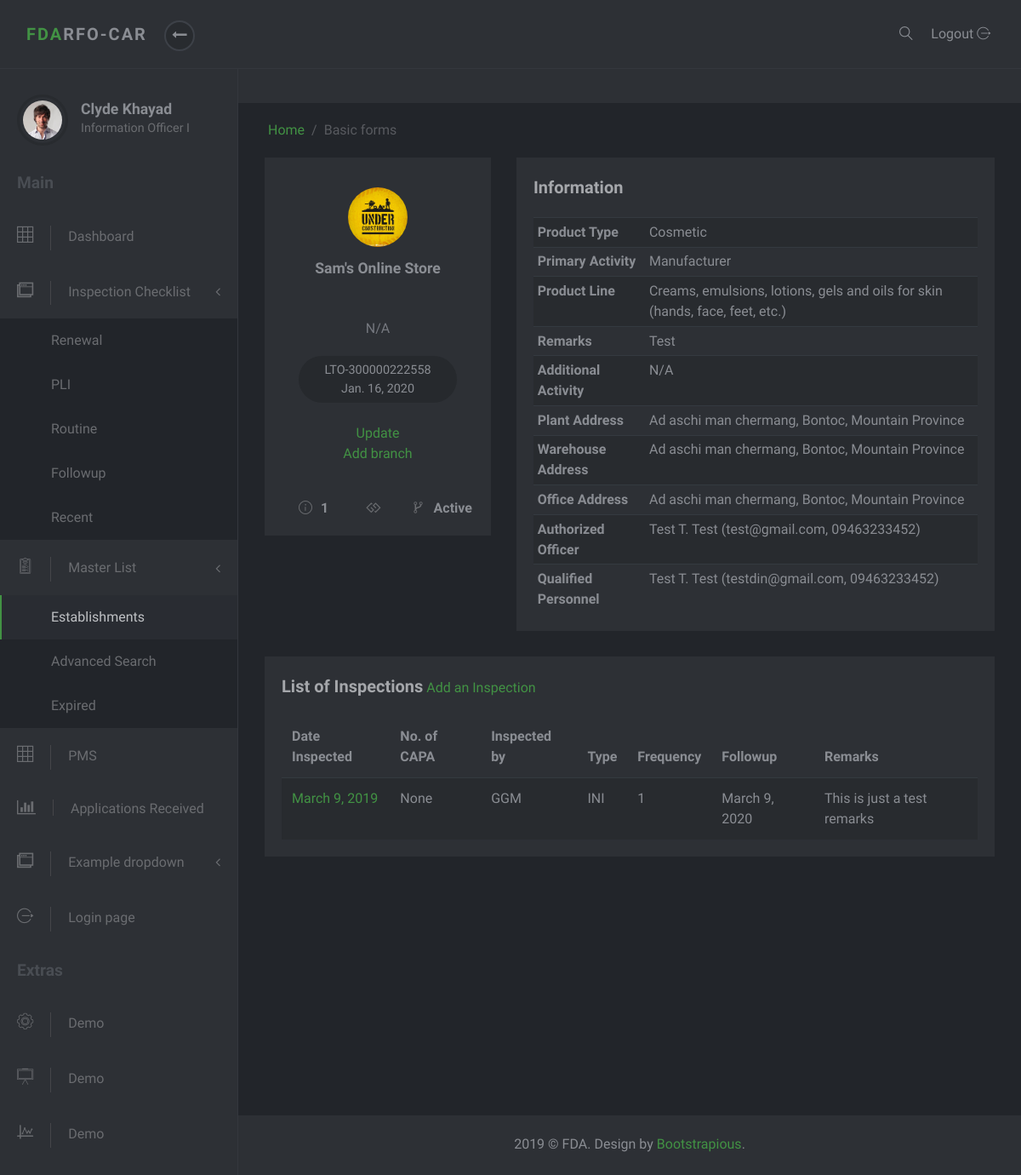
The page /masterlist/3/ on the database as committed earlier.
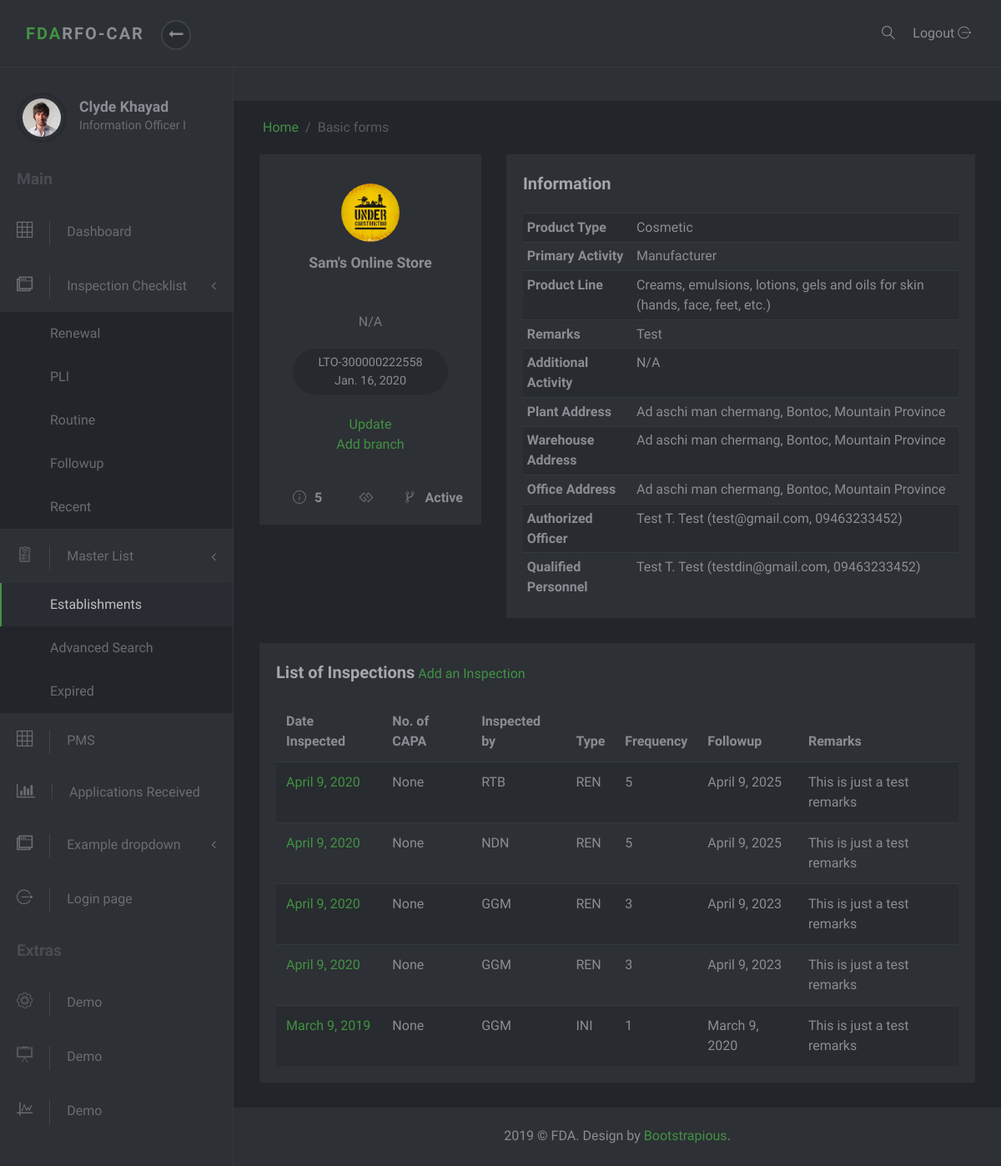
The same page on the database as committed later.
### masterlist/models.py (models this page shows, shortened)
class Establishment(models.Model):
    date_modified = models.DateTimeField('date modified', default=timezone.now)
    application = models.CharField(max_length=1, choices=constants.APPLICATIONS)
    name = models.CharField(max_length=60)
    product_type = models.ForeignKey(ProductType, on_delete=models.SET_NULL, null=True)
    center = models.CharField(max_length=6, choices=constants.CENTERS)
    primary_activity = models.ForeignKey(PrimaryActivity, on_delete=models.CASCADE, null=True)
    specific_activity = models.ManyToManyField(SpecificActivity, verbose_name='Specific Activity/s')
    additional_activity = models.ForeignKey(AdditionalActivity, on_delete=models.SET_NULL, null=True)
    product_line = models.ForeignKey(ProductLine, on_delete=models.SET_NULL, null=True, blank=True)
    plant_address = models.OneToOneField(PlantAddress, on_delete=models.SET_NULL, null=True)
    office_address = models.OneToOneField(OfficeAddress, on_delete=models.SET_NULL, null=True)
    authorized_officer = models.OneToOneField(AuthorizedOfficer, on_delete=models.SET_NULL, null=True)
    remarks = models.CharField(max_length=100, null=True, blank=True, verbose_name='Product Remarks')
    status = models.CharField(max_length=8, choices=constants.EST_STATUS, null=True, default="Active")
    folder_id = models.CharField(max_length=10, null=True, verbose_name="Folder Number")
    renchecklist = mymanagers.RenewalChecklistManager()
    plichecklist = mymanagers.PLIChecklistManager()
    expiredlist = mymanagers.ExpiredListManager()
    routinelist = mymanagers.RoutineListManager()
    objects = models.Manager()
    class Meta:
        ordering = ['-date_modified']

class SpecificActivity(models.Model):
    name = models.CharField(max_length=150)

class Lto(models.Model):
    establishment = models.ForeignKey(Establishment, on_delete=models.CASCADE, null=True, related_name='ltos')
    issuance = models.DateTimeField(null=True, blank=True, verbose_name='Date Issued')
    lto_number = models.CharField(max_length=20)
    expiry = models.DateTimeField('expiry date')
    class Meta:
        ordering = ['-expiry']

class ProductType(models.Model):
    name = models.CharField(max_length=50)
    def __str__(self):
        return self.name

class PrimaryActivity(models.Model):
    name = models.CharField(max_length=150)
    def __str__(self):
        return self.name

class ProductLine(models.Model):
    name = models.CharField(max_length=150)
    product_type = models.ForeignKey(ProductType, on_delete=models.SET_NULL, null=True)
    def __str__(self):
        return self.name

class AdditionalActivity(models.Model):
    name = models.CharField(max_length=150)
    def __str__(self):
        return self.name

class Address(models.Model):
    address = models.CharField(max_length=250)
    region = models.ForeignKey(Region, on_delete=models.SET_NULL, null=True)
    province = models.ForeignKey(Province, on_delete=models.SET_NULL, null=True)
    municipality_or_city = models.ForeignKey(CityOrMunicipality, on_delete=models.SET_NULL, null=True)
    def full_address(self):
        return self.address + ', ' + self.municipality_or_city.name + ', ' + self.province.name

class CityOrMunicipality(models.Model):
    name = models.CharField(max_length=30)
    description = models.CharField(max_length=50, null=True, blank=True)
    province = models.ForeignKey(Province, on_delete=models.CASCADE)

class Province(models.Model):
    name = models.CharField(max_length=30)
    region = models.ForeignKey(Region, on_delete=models.SET_NULL, null=True)

class WarehouseAddress(Address):
    establishment = models.ForeignKey(Establishment, on_delete=models.SET_NULL, null=True, related_name='warehouses')
    pass

class Person(models.Model):
    first_name = models.CharField(max_length=30, null=True, blank=True)
    last_name = models.CharField(max_length=30, null=True, blank=True)
    middle_initial = models.CharField(max_length=1, null=True, blank=True)
    email = models.EmailField(max_length=250, null=True)
    mobile = models.CharField(max_length=11, null=True, blank=True)
    def full_name(self):
        return self.first_name + " " + self.middle_initial + ". " + self.last_name

class QualifiedPerson(Person):
    establishment = models.ForeignKey(Establishment, on_delete=models.SET_NULL, null=True)
    designation = models.ForeignKey(QualifiedPersonDesignation, on_delete=models.SET_NULL, null=True, blank=True)
    def __str__(self):
        return self.full_name()

class Inspection(models.Model):
    establishment = models.ForeignKey(Establishment, on_delete=models.SET_NULL, null=True)
    tracking_number = models.CharField(max_length=14, null=True, verbose_name="DTN or Case #")
    capa = models.OneToOneField(Capa, on_delete=models.SET_NULL, null=True, blank=True)
    type_of_inspection = models.CharField(max_length=20, choices=constants.INSPECTION_TYPES)
    date_inspected = models.DateTimeField('Date Inspected')
    frequency_of_inspection = models.IntegerField(default=0, verbose_name="Frequency of Inspection", null=True, blank=True)
    risk_rating = models.CharField(max_length=7, choices=constants.RISK_RATINGS, null=True, blank=True)
    date_of_followup_inspection = models.DateTimeField('Date of Followup Inspection', null=True, blank=True)
    inspector = models.CharField(max_length=3, choices=constants.INSPECTORS)
    remarks = models.CharField(max_length=200, null=True)
    inspection_report = models.FileField(null=True, blank=False, upload_to=report_directory_path, verbose_name='Inspection Report')
    class Meta:
        ordering = ['-date_inspected']

### masterlist/views.py (the view)
# urls.py: path('<int:id>/', EstablishmentDetailView.as_view(), name='est-detail'),
class EstablishmentDetailView(DetailView):
    template_name = 'masterlist/establishment-detail.html'
    context_object_name = 'establishment'
    def get_object(self):
        est_id =self.kwargs.get("id")
        return get_object_or_404(Establishment, id=est_id)
    def get_context_data(self, **kwargs):
        context = super().get_context_data(**kwargs)
        curr_est = Establishment.objects.get(pk=self.kwargs.get('id'))
        inspections = curr_est.inspection_set.all()
        context['masterlist_active'] = "active"
        context['inspections'] = inspections
        return context

### masterlist/templates/masterlist/establishment-detail.html (shortened to what this page needs)
{% extends 'masterlist/partial/base.html' %}
{% block content %}
<div class="row">
    <div class="col-lg-4">
        <div class="user-block block text-center">
            <div class="avatar">
                <img src="/static/masterlist/img/under_construction_logo.jpg" alt="..." class="img-fluid">
            </div>
            <a href="#" class="user-title">
                <h3 class="h5">{{establishment.name}}</h3>
                 <br />
                <br />
                {% for spec_act in establishment.specific_activity.all %}
                <span>{{spec_act.name}}</span><br>
                {% endfor %}
            </a>
            <div class="contributions">{{establishment.ltos.first.lto_number}} <br> {{establishment.ltos.first.expiry.date}}</div> <br><br/>
            <a href="{% url 'admin:masterlist_establishment_change' establishment.id %}" target="_blank">Update</a><br/>
            <a href="#">Add branch</a>
            <div class="details d-flex">
              <div class="item" data-toggle="tooltip" title="Number of Inspections"><i class="icon-info"></i><strong>{{establishment.inspection_set.all.count}}</strong></div>
              <div class="item" data-toggle="tooltip" title="Month/s before expiration"><i class="fa fa-gg"></i><strong>{{establishment.lto.get_duration}}</strong></div>
              <div class="item" data-toggle="tooltip" title="Status"><i class="icon-flow-branch"></i><strong>{{establishment.status}}</strong></div>
            </div>
        </div>
    </div>
    <div class="col-lg-8">
        <div class="user-block block text-center">
            <div class="title text-left">
                <strong>Information</strong>
            </div>
            <div class="table-responsive">
                <table class="table table-striped table-sm">
                    <tbody>
                    <tr>
                        <th scope="row" class="text-left">Product Type</th>
                        <td class="text-left">{{establishment.product_type}}</td>
                    </tr>
                    <tr>
                        <th scope="row" class="text-left">Primary Activity</th>
                        <td class="text-left">{{establishment.primary_activity}}</td>
                    </tr>
                    <tr>
                        <th scope="row" class="text-left">Product Line</th>
                        <td class="text-left">{{establishment.product_line}}</td>
                    </tr>
                    <tr>
                        <th scope="row" class="text-left">Remarks</th>
                        <td class="text-left">{{establishment.remarks}}</td>
                    </tr>
                    <tr>
                        <th scope="row" class="text-left">Additional Activity</th>
                        <td class="text-left">{{establishment.additional_activity}}</td>
                    </tr>
                    <tr>
                        <th scope="row" class="text-left">Plant Address</th>
                        <td class="text-left">{{establishment.plant_address.full_address}}</td>
                    </tr>
                    <tr>
                        <th scope="row" class="text-left">Warehouse Address</th>
                        <td class="text-left">
                          {% for warehouse in establishment.warehouses.all %}
                          {{warehouse.full_address}} <br/>
                          {% endfor %}
                        </td>
                    </tr>
                    <tr>
                        <th scope="row" class="text-left">Office Address</th>
                        <td class="text-left">{{establishment.office_address.full_address}}</td>
                    </tr>
                    <tr>
                        <th scope="row" class="text-left">Authorized Officer</th>
                        <td class="text-left">{{establishment.authorized_officer.full_name}} ({{establishment.authorized_officer.email}}, {{establishment.authorized_officer.mobile}})</td>
                    </tr>
                    <tr>
                        <th scope="row" class="text-left">Qualified Personnel</th>
                        {% if establishment.qualifiedperson_set.all %}
                          {% for qualified_person in establishment.qualifiedperson_set.all %}
                          <td class="text-left">{{qualified_person}} ({{qualified_person.email}}, {{qualified_person.mobile}})</td>
                          {% endfor %}
                        {% else %}
                          <td class="text-left">None</td>
                        {% endif %}
                    </tr>
                    </tbody>
                </table>
            </div>
        </div>
    </div>
</div>
<div class="row">
    <div class="col-lg-12">
        <div class="block">
            <div class="title">
                <strong>List of Inspections</strong>  <a href="{% url 'admin:masterlist_inspection_add' %}" target="_blank">Add an Inspection</a>
            </div>
            <div class="block-body">
                <div class="table-responsive">
                    <table class="table table-striped table-hover">
                        <thead>
                        <tr>
                            <th>Date Inspected</th>
                            <th>No. of CAPA</th>
                            <th>Inspected by</th>
                            <th>Type</th>
                            <th>Frequency</th>
                            <th>Followup</th>
                            <th>Remarks</th>
                        </tr>
                        </thead>
                        <tbody>
                        {% if inspections %}
                        {% for inspection in inspections %}
                        <tr>
                            <td><a href="{% url 'admin:masterlist_inspection_change' inspection.id %}" target="_blank">{{inspection.date_inspected.date}}</a></td>
                            {% if inspection.capa %}
                            <td><a href="{% url 'admin:masterlist_capa_change' inspection.capa.id %}" target="_blank">{{inspection.capa.capadeficiency_set.all.count}}</a></td>
                            {% else %}
                            <td>None</td>
                            {% endif %}
                            <td>{{inspection.inspector}}</td>
                            <td>{{inspection.type_of_inspection}}</td>
                            <td>{{inspection.frequency_of_inspection}}</td>
                            <td>{{inspection.date_of_followup_inspection.date}}</td>
                            <td>{{inspection.remarks}}</td>
                        </tr>
                        {% endfor %}
                        {% else %}
                        No inspections yet
                        {% endif %}
                        </tbody>
                    </table>
                </div>
            </div>
        </div>
    </div>
</div>
{% endblock %}

Rows that differ between the two databases and show on the page:
computed for Establishment "Sam's Online Store": inspection_set.all.count "1" → "5"
added Inspection: date_inspected "April 9, 2020", shows "None", inspector "RTB", type_of_inspection "REN", frequency_of_inspection "5", date_of_followup_inspection "April 9, 2025", remarks "This is just a test remarks"
added Inspection: date_inspected "April 9, 2020", shows "None", inspector "NDN", type_of_inspection "REN", frequency_of_inspection "5", date_of_followup_inspection "April 9, 2025", remarks "This is just a test remarks"
added Inspection: date_inspected "April 9, 2020", shows "None", inspector "GGM", type_of_inspection "REN", frequency_of_inspection "3", date_of_followup_inspection "April 9, 2023", remarks "This is just a test remarks"
added Inspection: date_inspected "April 9, 2020", shows "None", inspector "GGM", type_of_inspection "REN", frequency_of_inspection "3", date_of_followup_inspection "April 9, 2023", remarks "This is just a test remarks"
